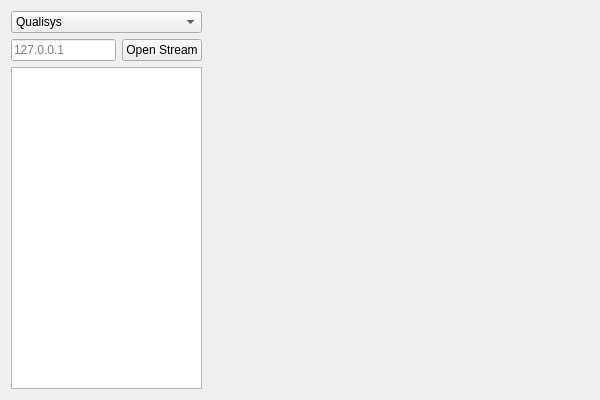
<?xml version="1.0" encoding="UTF-8"?>
<ui version="4.0">
 <class>Form</class>
 <widget class="QWidget" name="Form">
  <property name="geometry">
   <rect>
    <x>0</x>
    <y>0</y>
    <width>600</width>
    <height>400</height>
   </rect>
  </property>
  <property name="windowTitle">
   <string>Form</string>
  </property>
  <layout class="QHBoxLayout" name="horizontalLayout_2">
   <item>
    <layout class="QHBoxLayout" name="horizontalLayout_mocap" stretch="1,2">
     <item>
      <layout class="QVBoxLayout" name="verticalLayout_mocap_menu">
       <item>
        <widget class="QComboBox" name="comboBox_mocap_systemSelect">
         <item>
          <property name="text">
           <string>Qualisys</string>
          </property>
         </item>
         <item>
          <property name="text">
           <string>Vicon</string>
          </property>
         </item>
        </widget>
       </item>
       <item>
        <layout class="QHBoxLayout" name="horizontalLayout_mocap_ip">
         <item>
          <widget class="QLineEdit" name="lineEdit_mocap_ip">
           <property name="placeholderText">
            <string>127.0.0.1</string>
           </property>
          </widget>
         </item>
         <item>
          <widget class="QPushButton" name="pushButton_mocap_openStream">
           <property name="text">
            <string>Open Stream</string>
           </property>
          </widget>
         </item>
        </layout>
       </item>
       <item>
        <widget class="QPlainTextEdit" name="plainTextEdit_mocap_textStream">
         <property name="enabled">
          <bool>true</bool>
         </property>
         <property name="font">
          <font>
           <family>Courier New</family>
           <pointsize>7</pointsize>
          </font>
         </property>
        </widget>
       </item>
      </layout>
     </item>
     <item>
      <widget class="QWidget" name="widget_mocap_matplotlib" native="true">
       <layout class="QVBoxLayout" name="verticalLayout_2">
        <item>
         <layout class="QVBoxLayout" name="verticalLayout_mocap_matplotlib"/>
        </item>
       </layout>
      </widget>
     </item>
    </layout>
   </item>
  </layout>
 </widget>
 <resources/>
 <connections/>
</ui>
